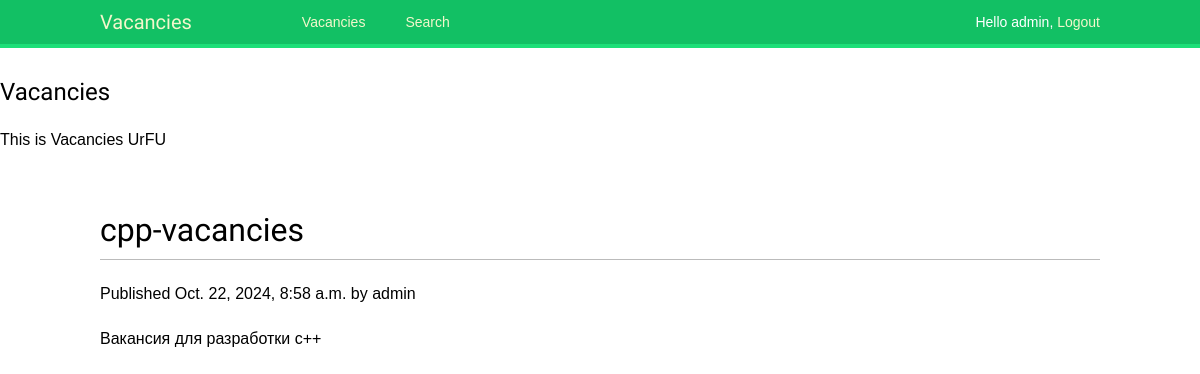
Screenshot of /vacancies/1/ (signed in) with the database file from the repository.
### vacancies/models.py (models this page shows, shortened)
class Vacancies(models.Model):
    class Status(models.TextChoices):
        DRAFT = 'DF', 'Draft'
        PUBLISHED = 'PB', 'Published'
    name = models.CharField(max_length=250)
    slug = models.SlugField(max_length=250)
    body = models.TextField()
    author = models.ForeignKey(User,
                               on_delete=models.CASCADE,
                               related_name='blog_posts')
    publish = models.DateTimeField(default=timezone.now)
    created = models.DateTimeField(auto_now_add=True)
    updated = models.DateTimeField(auto_now=True)
    status = models.CharField(max_length=2,
                              choices=Status.choices,
                              default=Status.DRAFT)
    class PublishedManager(models.Manager):
        def get_queryset(self):
            return super().get_queryset()\
                .filter(status=Vacancies.Status.PUBLISHED)
    objects = models.Manager()
    published = PublishedManager()
    class Meta:
        ordering = ['-publish']
        indexes = [
            models.Index(fields=['-publish']),
        ]

### vacancies/views.py (the view)
# urls.py: path('<int:id>/', views.post_detail, name='post_detail'),
def post_detail(request, id):
    post = get_object_or_404(Vacancies,
                            id=id,
                            status=Vacancies.Status.PUBLISHED)
    return render(request,
                  'vacancies/post/detail.html',
                  {'post': post})

### vacancies/templates/vacancies/post/detail.html (shortened to what this page needs)
{% extends "vacancies/base.html" %}
{% block content %}
    <h1>{{ post.name }}</h1>
    <p class="date">
        Published {{ post.publish }} by {{ post.author }}
    </p>
{{ post.body|linebreaks }}
{% endblock %}

### vacancies/templates/vacancies/base.html (shortened to what this page needs)
{% load static %}
<!DOCTYPE html>
<html>
    <head>
        <link href="{% static "css/base.css" %}" rel="stylesheet">
    </head>
    <body>
        <div id="header">
            <span class="logo"> Vacancies </span>
            {%if request.user.is_authenticated %}
                <ul class="menu">
                    <li {% if section == "dashboard" %} class="selected" {%endif%}>
                        <a href="{% url 'dashboard' %}">Vacancies</a>
                    </li>
                    <li {%if section == "images" %}class="selected" {%endif%}>
                    </li>
                    <li {% if section == "people"%}class="selected"{%endif%}>
                        <a href="search">Search</a>
                    </li>
                </ul>
            {%endif%}
            <span class="user">
                {% if request.user.is_authenticated %}
                    Hello {{ request.user.first_name|default:request.user.username }},
                    <a href="{% url "logout" %}">Logout</a>
                {% else %}
                    <a href="{% url "login" %}">Log-in</a>
                {% endif %}
            </span>
        </div>
        <div id="sidebar">
            <h2>Vacancies</h2>
            <p>This is Vacancies UrFU</p>
        </div>
        <div id="content">
            {% block content %}{% endblock %}
        </div>
    </body>
</html>

### account/static/css/base.css (style rules this page uses)
body { margin:0; padding:0; font-family:helvetica, sans-serif; }
p { line-height: 1.8; }
a { color:#12c064; text-decoration:none; }
h1, h2, h3, h4, h5 , h6 { font-family: 'Muli', sans-serif; font-weight:normal; }
h1 { border-bottom:1px solid #bbb; padding:0 0 10px 0; margin:10px 0 20px 0; }
h2 { margin:30px 0 20px; }
#header { padding:10px 100px; font-size:14px; background:#12c064; color:#fff; border-bottom:4px solid #1cdf78; overflow:auto; }
#header .logo { font-family: 'Muli', sans-serif; float:left; color:#f3f7cc; font-size:20px; margin-right:10%; }
#header ul.menu { list-style:none; float:left; margin:0; padding:0; }
#header ul.menu li { float:left; padding:4px 10px; }
#header a { color:#f3f7cc; }
#header .user { float:right; padding-top:4px; }
#content { padding:30px 100px; }

### rows the page displays
Vacancies: name "cpp-vacancies", publish "Oct. 22, 2024, 8:58 a.m.", author "admin", body "Вакансия для разработки с++"

### other values shown
{{ request.user.first_name|default:request.user.username }} "admin"
